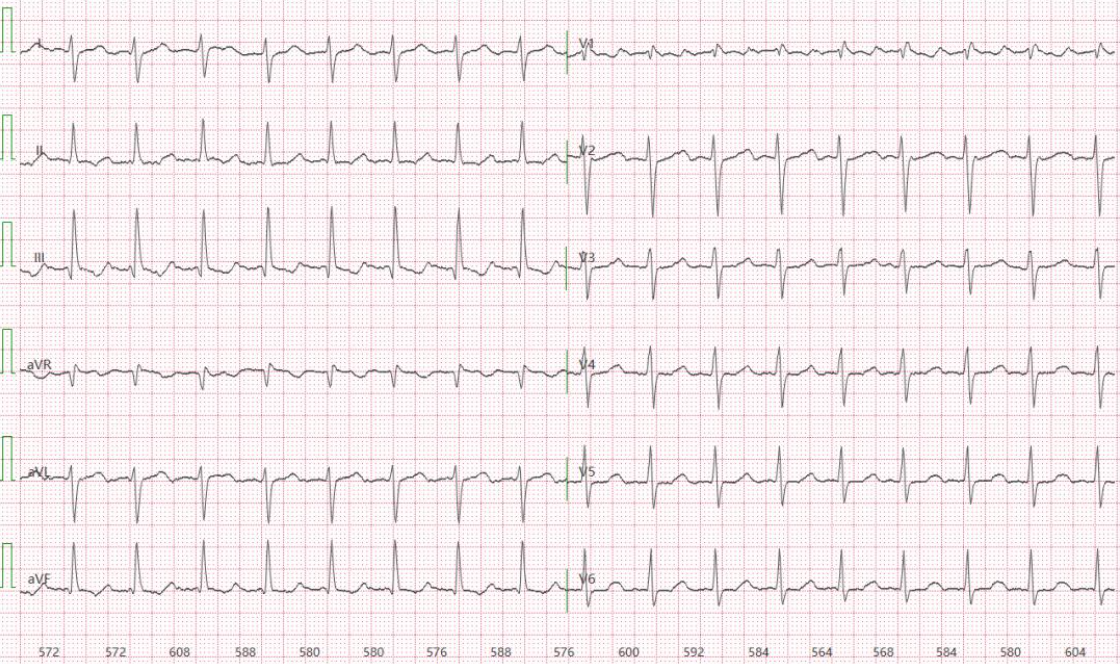
#> input picture upecg/ecg1.png, 1120 x 664 px
$ python ecg_preproc_poc.py ecg1.png
#> lines starting #> are read from the running program, lines starting #| are printed output that depends on the picture; after the words box and inside, x2 and y2 are one past the last pixel; in counts of white or black regions, pixels touching at a corner belong together
# ecg_preproc_poc.py
import cv2
import numpy as np
from skimage.morphology import skeletonize
from scipy.signal import find_peaks

def read_img(path):
    img = cv2.imread(path, cv2.IMREAD_COLOR)
    return img

def to_gray(img):
    return cv2.cvtColor(img, cv2.COLOR_BGR2GRAY)

def quick_deskew(gray):
    edges = cv2.Canny(gray, 50, 150)
    lines = cv2.HoughLinesP(edges, 1, np.pi/180, threshold=200, minLineLength=gray.shape[1]//4, maxLineGap=20)
    if lines is None:
        return gray, 0.0
    angles = []
    for x1,y1,x2,y2 in lines[:,0]:
        ang = np.degrees(np.arctan2(y2-y1, x2-x1))
        if abs(ang) < 45:
            angles.append(ang)
    if len(angles)==0:
        return gray, 0.0
    angle = np.median(angles)
    M = cv2.getRotationMatrix2D((gray.shape[1]/2, gray.shape[0]/2), angle, 1.0)
    rotated = cv2.warpAffine(gray, M, (gray.shape[1], gray.shape[0]), flags=cv2.INTER_LINEAR)
    return rotated, angle

def estimate_grid_spacing(gray):
    # vertical projection
    proj = np.mean(255 - gray, axis=0)  # dark lines show as peaks
    # smooth
    kernel = np.ones(5)/5
    proj_s = np.convolve(proj, kernel, mode='same')
    # find peaks (they correspond to vertical grid lines)
    peaks, _ = find_peaks(proj_s, distance=5, height=np.percentile(proj_s,60))
    if len(peaks) < 4:
        return None
    diffs = np.diff(peaks)
    small_box = int(np.median(diffs))
    return small_box

def extract_trace_hint(img):
    # img: BGR
    b,g,r = cv2.split(img)
    red_score = cv2.subtract(r, cv2.add(g,b)//2)
    gray = to_gray(img)
    dark_score = cv2.subtract(255, gray)
    # normalize
    rs = cv2.normalize(red_score, None, 0, 255, cv2.NORM_MINMAX)
    ds = cv2.normalize(dark_score, None, 0, 255, cv2.NORM_MINMAX)
    trace_hint = cv2.max(rs, ds)
    trace_hint = cv2.GaussianBlur(trace_hint, (3,3), 0)
    return trace_hint

def get_trace_protection_mask(trace_hint, small_box_px):
    # adaptive threshold depending on small_box_px
    block = max(11, int(small_box_px*3)|1)  # ensure odd
    th = cv2.adaptiveThreshold(trace_hint, 255, cv2.ADAPTIVE_THRESH_GAUSSIAN_C,
                               cv2.THRESH_BINARY, block, -10)
    # morphological close to connect broken lines
    k = cv2.getStructuringElement(cv2.MORPH_RECT, (1, max(1, small_box_px//6)))
    closed = cv2.morphologyEx(th, cv2.MORPH_CLOSE, k)
    # remove small components
    num_labels, labels, stats, centroids = cv2.connectedComponentsWithStats(closed, connectivity=8)
    mask = np.zeros_like(closed)
    for i in range(1, num_labels):
        area = stats[i, cv2.CC_STAT_AREA]
        w = stats[i, cv2.CC_STAT_WIDTH]
        h = stats[i, cv2.CC_STAT_HEIGHT]
        if area > max(20, small_box_px*2) or max(w,h) > small_box_px:  # heuristics
            mask[labels==i] = 255
    # dilate small amount to protect neighbors
    dil_r = max(1, int(round(small_box_px*0.02)))
    mask = cv2.dilate(mask, cv2.getStructuringElement(cv2.MORPH_ELLIPSE,(dil_r*2+1,dil_r*2+1)))
    return mask

def detect_grid_mask(gray, small_box_px):
    # detect vertical and horizontal grid lines via morphological operations
    img_bin = cv2.adaptiveThreshold(gray, 255, cv2.ADAPTIVE_THRESH_MEAN_C, cv2.THRESH_BINARY_INV, 51, 10)
    # vertical
    vert_k = cv2.getStructuringElement(cv2.MORPH_RECT, (1, max(3, int(small_box_px*0.5))))
    vert = cv2.morphologyEx(img_bin, cv2.MORPH_OPEN, vert_k)
    # horizontal
    hor_k = cv2.getStructuringElement(cv2.MORPH_RECT, (max(3, int(small_box_px*0.5)), 1))
    hor = cv2.morphologyEx(img_bin, cv2.MORPH_OPEN, hor_k)
    grid_mask = cv2.bitwise_or(vert, hor)
    # optionally refine via thinning
    return grid_mask

def masked_inpaint_color(img_bgr, grid_mask, protect_mask):
    # inpaint only where grid_mask == 255 and protect_mask == 0
    mask = cv2.bitwise_and(grid_mask, cv2.bitwise_not(protect_mask))
    # convert to 8u single channel mask
    mask8 = (mask>0).astype('uint8')*255
    # inpaint on grayscale then blend? OpenCV inpaint supports 3-channel
    inpainted = cv2.inpaint(img_bgr, mask8, 3, cv2.INPAINT_TELEA)
    return inpainted

def final_trace_mask_from_processed(processed_img, small_box_px):
    gray = to_gray(processed_img)
    # adaptive threshold with smaller block to capture fine line
    block = max(9, int(small_box_px*2)|1)
    th = cv2.adaptiveThreshold(gray, 255, cv2.ADAPTIVE_THRESH_GAUSSIAN_C, cv2.THRESH_BINARY_INV, block, 5)
    # morphology to remove noise
    k = cv2.getStructuringElement(cv2.MORPH_RECT, (1, max(1, small_box_px//6)))
    cleaned = cv2.morphologyEx(th, cv2.MORPH_OPEN, k)
    # skeletonize
    skeleton = skeletonize((cleaned>0).astype(np.uint8)).astype(np.uint8)*255
    return skeleton

def preproc_ecg_image(path):
    img = read_img(path)
#> in read_img, img is the input picture: shape (664, 1120, 3); mean B, G, R 238, 235.4, 243.6
    gray0 = to_gray(img)
    # deskew
    gray_ds, angle = quick_deskew(gray0)
#> in quick_deskew, `edges = cv2.Canny(gray, 50, 150)`:
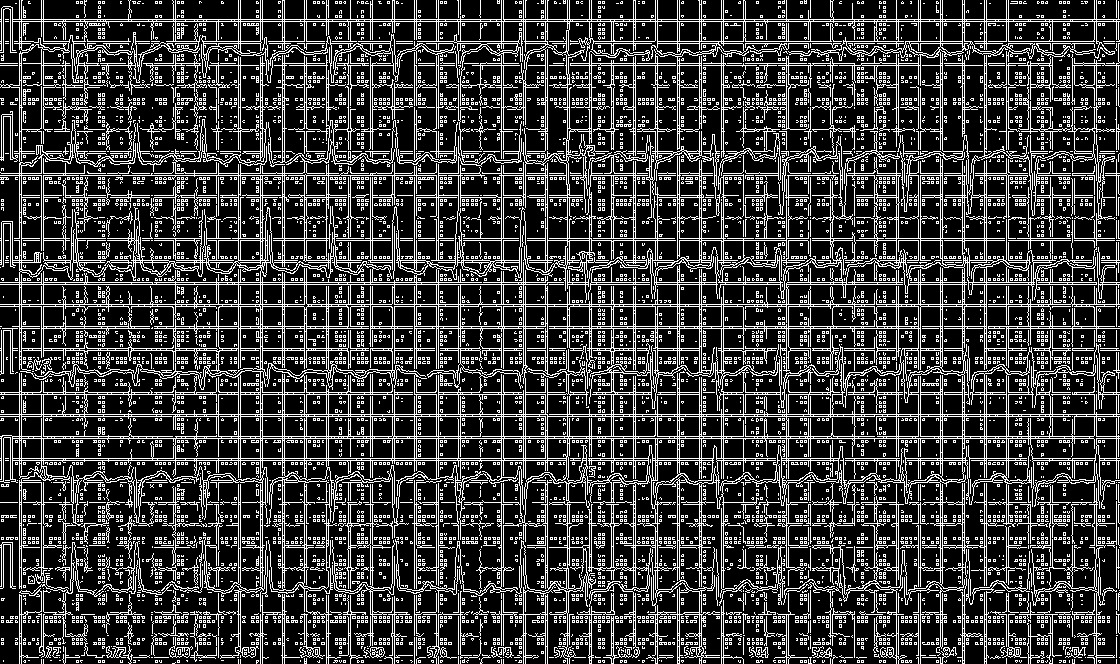
#> edges: shape (664, 1120); 23.5% white in thin lines or dots
#> in quick_deskew, `lines = cv2.HoughLinesP(edges, 1, np.pi/180, threshold=200, minLineLen..`: lines = 256 rows, first 6: [0, 414, 1119, 414], [0, 304, 1119, 304], [0, 460, 1119, 460], [0, 438, 1119, 438], [0, 436, 1119, 436], [0, 240, 1119, 240]
#> the loop in quick_deskew, `for x1,y1,x2,y2 in lines[:,0]:` made 256 passes
#> (x1, y1, x2, y2, ang) on passes 1 to 3: (0, 414, 1119, 414, 0), (0, 304, 1119, 304, 0), (0, 460, 1119, 460, 0)
#> after the loop in quick_deskew, `for x1,y1,x2,y2 in lines[:,0]:`: angles = 179 values from 0 to 0
#> in quick_deskew, `angle = np.median(angles)`: angle = 0
#> in quick_deskew, `M = cv2.getRotationMatrix2D((gray.shape[1]/2, gray.shape[0]/2), angle,..`: M = [[1, 0, 0], [0, 1, 0]]
#> angle = 0
    # attempt to estimate grid spacing
    small_box = estimate_grid_spacing(gray_ds)
#> in estimate_grid_spacing, `proj = np.mean(255 - gray, axis=0)`: proj = 1120 values, max 60.05 at index 2, min 6.89 at index 232, mean 16.84
#> in estimate_grid_spacing, `proj_s = np.convolve(proj, kernel, mode='same')`: proj_s = 1120 values, max 34.79 at index 457, min 11.05 at index 16, mean 16.83
#> in estimate_grid_spacing, `peaks, _ = find_peaks(proj_s, distance=5, height=np.percentile(proj_s,..`: peaks = 68 values from 4 to 1115
#> in estimate_grid_spacing, `diffs = np.diff(peaks)`: diffs = 67 values, max 27 at index 10, min 5 at index 15, mean 16.58
#> in estimate_grid_spacing, `small_box = int(np.median(diffs))`: small_box = 18
#> small_box = 18
    if small_box is None:
        # if cannot find, fallback guess based on image resolution
        small_box = max(4, int(min(img.shape[:2]) / 200))
    # color-based trace hint
    trace_hint = extract_trace_hint(img)
    protect_mask = get_trace_protection_mask(trace_hint, small_box)
#> in get_trace_protection_mask, `block = max(11, int(small_box_px*3)|1)`: block = 55
#> in get_trace_protection_mask, `th = cv2.adaptiveThreshold(trace_hint, 255, cv2.ADAPTIVE_THRESH_GAUSSI..`: th: shape (664, 1120); 30.1% white in thin lines or dots
#> in get_trace_protection_mask, `k = cv2.getStructuringElement(cv2.MORPH_RECT, (1, max(1, small_box_px/..`: k = [1, 1, 1]
#> in get_trace_protection_mask, `closed = cv2.morphologyEx(th, cv2.MORPH_CLOSE, k)`: closed: shape (664, 1120); 34.7% white; 6563 white regions (5047 under 20 px), largest, box (x1, y1, x2, y2) and area: (109, 198, 151, 268) 1439, (526, 477, 546, 590) 1286, (109, 526, 151, 589) 1217
#> in get_trace_protection_mask, `num_labels, labels, stats, centroids = cv2.connectedComponentsWithStat..`:
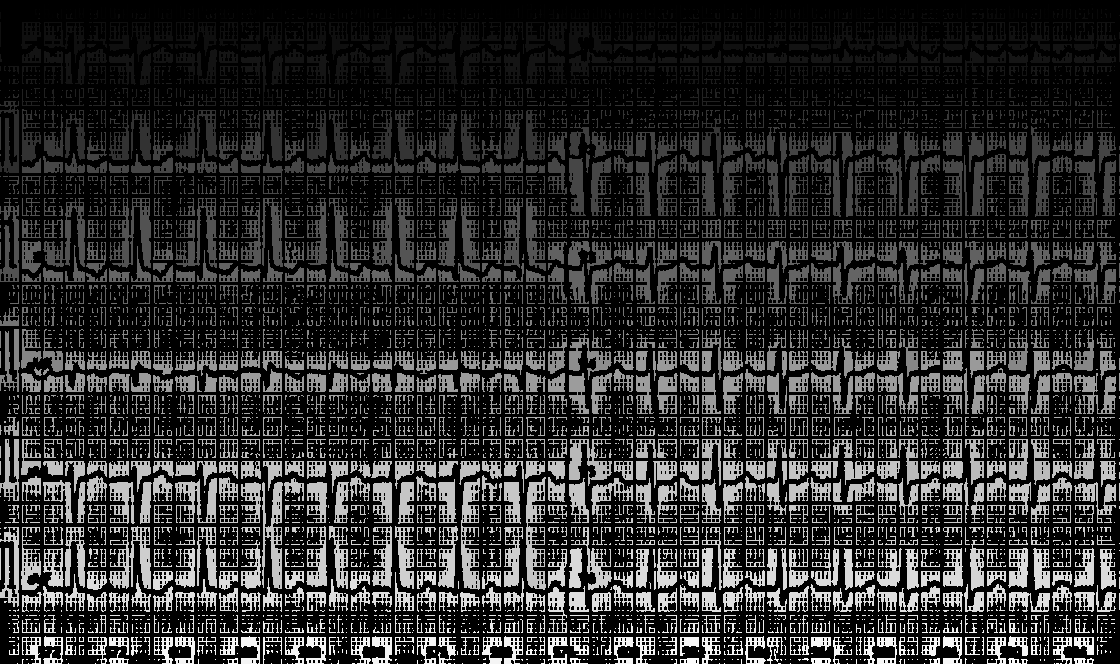
#> labels: shape (664, 1120) int32; min 0, max 6563, mean 1182.4; drawn with min black and max white
#> in get_trace_protection_mask, `num_labels, labels, stats, centroids = cv2.connectedComponentsWithStat..`: num_labels = 6564; centroids = 6564 pairs, first value 0 to 1119, second value 0 to 663
#> the loop in get_trace_protection_mask, `for i in range(1, num_labels):` made 6563 passes
#> (area, w, h) on passes 1, 25, 26: (593, 20, 63), (82, 15, 16), (21, 5, 16)
#> after the loop in get_trace_protection_mask, `for i in range(1, num_labels):`:
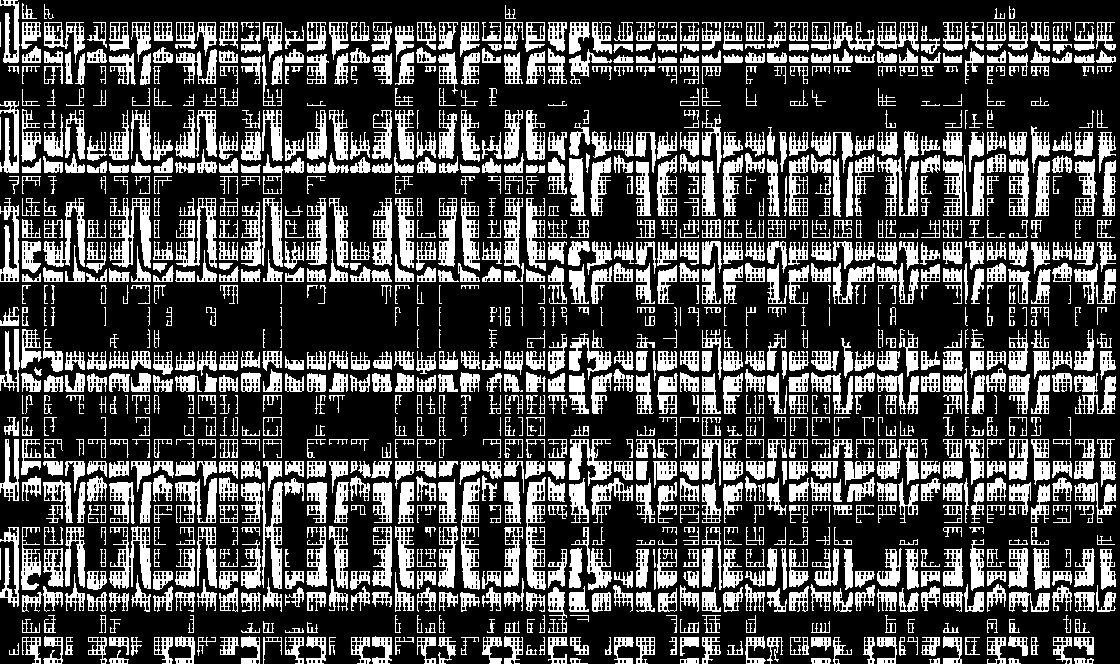
#> mask: shape (664, 1120); 30.4% white; 1130 white regions (2 under 20 px), largest, box (x1, y1, x2, y2) and area: (109, 198, 151, 268) 1439, (526, 477, 546, 590) 1286, (109, 526, 151, 589) 1217
#> in get_trace_protection_mask, `dil_r = max(1, int(round(small_box_px*0.02)))`: dil_r = 1
#> in get_trace_protection_mask, `mask = cv2.dilate(mask, cv2.getStructuringElement(cv2.MORPH_ELLIPSE,(d..`: mask: shape (664, 1120); 51.4% white; 2983 black regions (2928 under 20 px), largest, box (x1, y1, x2, y2) and area: (0, 0, 1120, 664) 349027, (0, 213, 16, 268) 377, (0, 112, 16, 166) 297
    grid_mask = detect_grid_mask(gray_ds, small_box)
#> in detect_grid_mask, `img_bin = cv2.adaptiveThreshold(gray, 255, cv2.ADAPTIVE_THRESH_MEAN_C,..`:
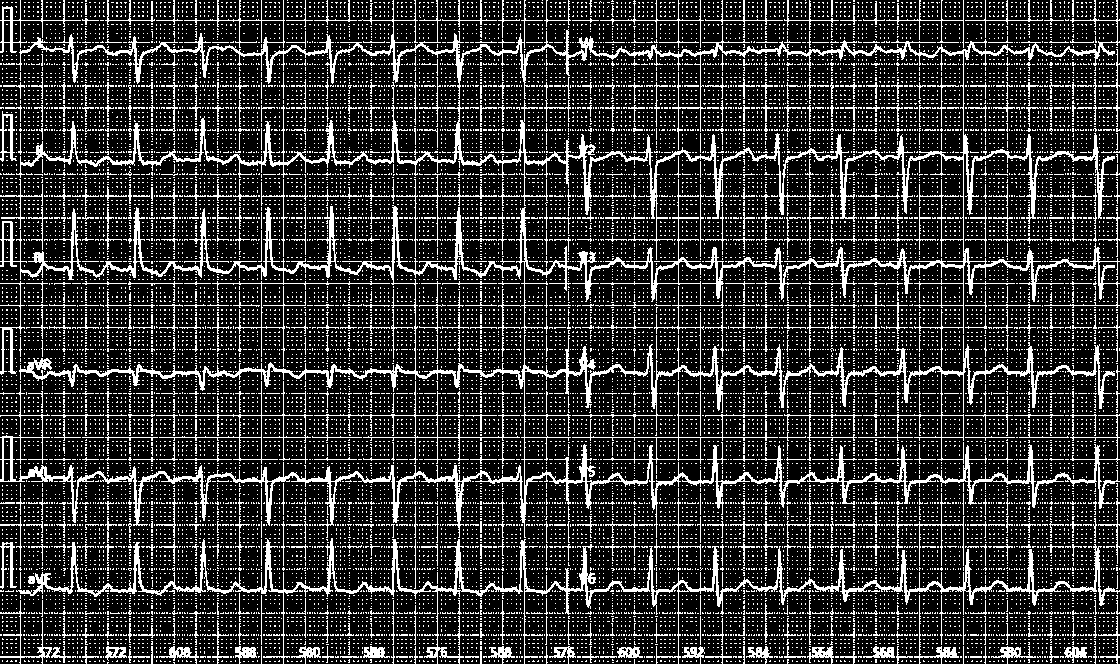
#> img_bin: shape (664, 1120); 20% white in thin lines or dots
#> in detect_grid_mask, `vert_k = cv2.getStructuringElement(cv2.MORPH_RECT, (1, max(3, int(smal..`: vert_k = [1, 1, 1, 1, 1, 1, 1, 1, 1]
#> in detect_grid_mask, `vert = cv2.morphologyEx(img_bin, cv2.MORPH_OPEN, vert_k)`: vert: shape (664, 1120); 5.7% white in thin lines or dots
#> in detect_grid_mask, `hor = cv2.morphologyEx(img_bin, cv2.MORPH_OPEN, hor_k)`: hor: shape (664, 1120); 4% white in thin lines or dots
#> in detect_grid_mask, `grid_mask = cv2.bitwise_or(vert, hor)`: grid_mask: shape (664, 1120); 9.4% white in thin lines or dots
    inpainted = masked_inpaint_color(img, grid_mask, protect_mask)
#> in masked_inpaint_color, `mask = cv2.bitwise_and(grid_mask, cv2.bitwise_not(protect_mask))`: mask: shape (664, 1120); 8.8% white in thin lines or dots
    # further normalize contrast
    lab = cv2.cvtColor(inpainted, cv2.COLOR_BGR2LAB)
#> lab: shape (664, 1120, 3); mean of channels 0, 1, 2 243.2, 131.1, 127.7
    l, a, b = cv2.split(lab)
    clahe = cv2.createCLAHE(clipLimit=2.0, tileGridSize=(8,8))
    l2 = clahe.apply(l)
    lab2 = cv2.merge([l2,a,b])
#> lab2: shape (664, 1120, 3); mean of channels 0, 1, 2 225.8, 131.1, 127.7
    img_norm = cv2.cvtColor(lab2, cv2.COLOR_LAB2BGR)
    # final mask
    skeleton = final_trace_mask_from_processed(img_norm, small_box)
#> in final_trace_mask_from_processed, `block = max(9, int(small_box_px*2)|1)`: block = 37
#> in final_trace_mask_from_processed, `th = cv2.adaptiveThreshold(gray, 255, cv2.ADAPTIVE_THRESH_GAUSSIAN_C, ..`:
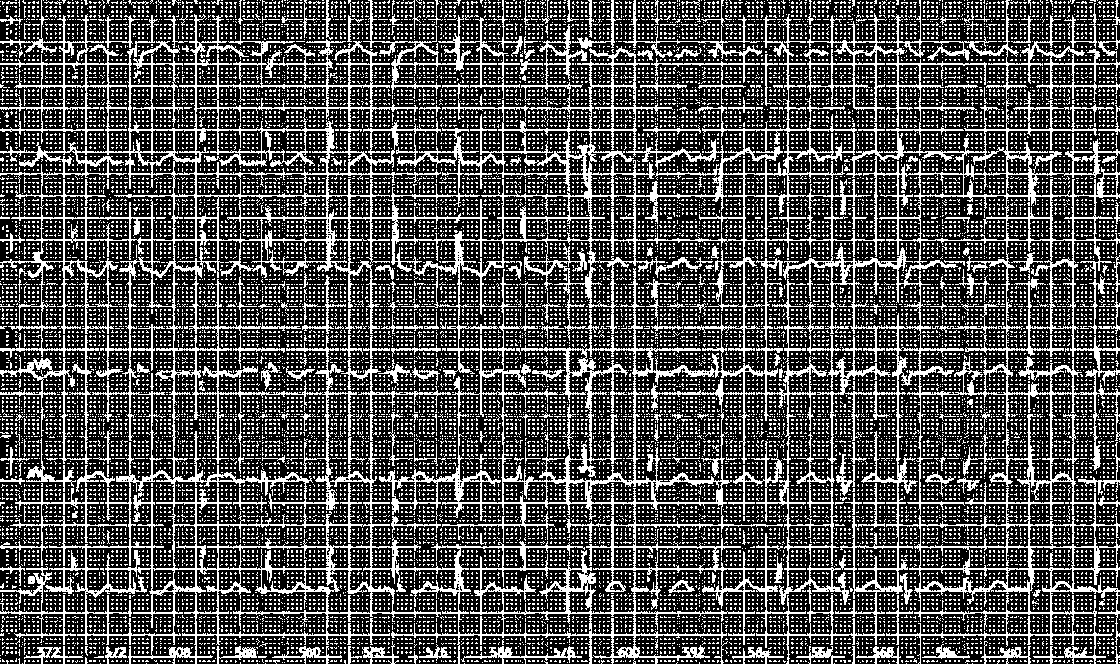
#> th: shape (664, 1120); 31.2% white in thin lines or dots
#> in final_trace_mask_from_processed, `k = cv2.getStructuringElement(cv2.MORPH_RECT, (1, max(1, small_box_px/..`: k = [1, 1, 1]
#> in final_trace_mask_from_processed, `cleaned = cv2.morphologyEx(th, cv2.MORPH_OPEN, k)`: cleaned: shape (664, 1120); 15.8% white in thin lines or dots
#> in final_trace_mask_from_processed, `skeleton = skeletonize((cleaned>0).astype(np.uint8)).astype(np.uint8)*..`:
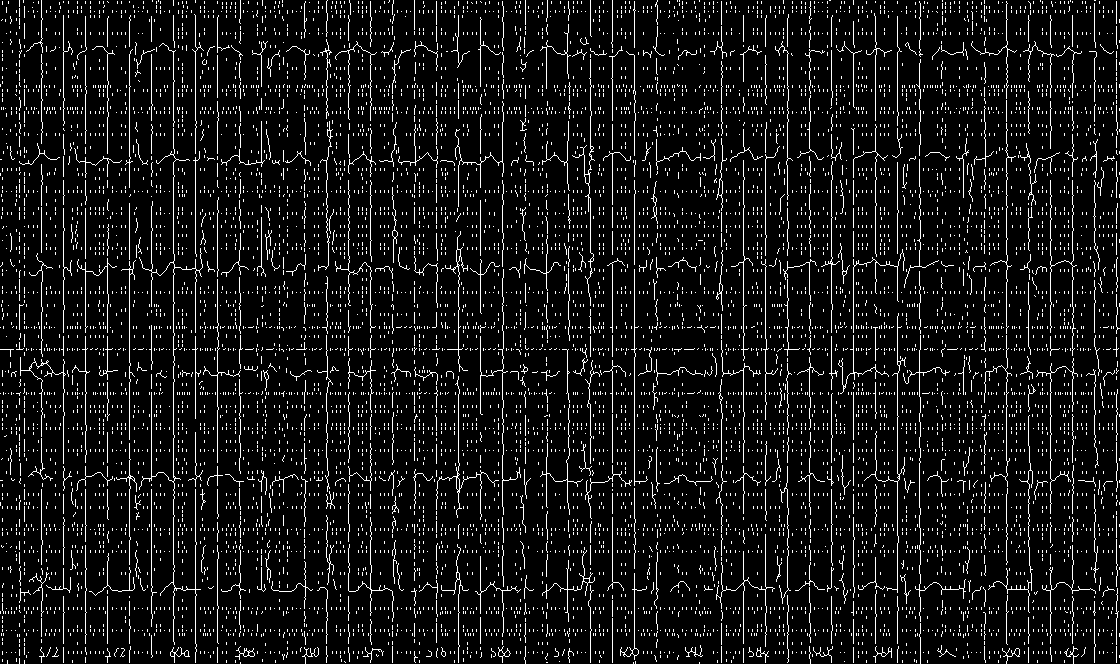
#> skeleton: shape (664, 1120); 8.3% white in thin lines or dots
    # assemble outputs
    grid_info = {'small_box_px': int(small_box), 'pixels_per_mm_est': float(small_box)}  # interpret small_box as px per mm
#> grid_info = {'small_box_px': 18, 'pixels_per_mm_est': 18}
    return {'preproc_img': img_norm, 'trace_mask': skeleton, 'grid_info': grid_info, 'warnings': []}

if __name__ == "__main__":
    import sys
    path = sys.argv[1]
    out = preproc_ecg_image(path)
#> out = 4 items
    cv2.imwrite('preproc.png', out['preproc_img'])
    cv2.imwrite('mask.png', out['trace_mask'])
    print("grid_info:", out['grid_info'])
#| grid_info: {'small_box_px': 18, 'pixels_per_mm_est': 18.0}
